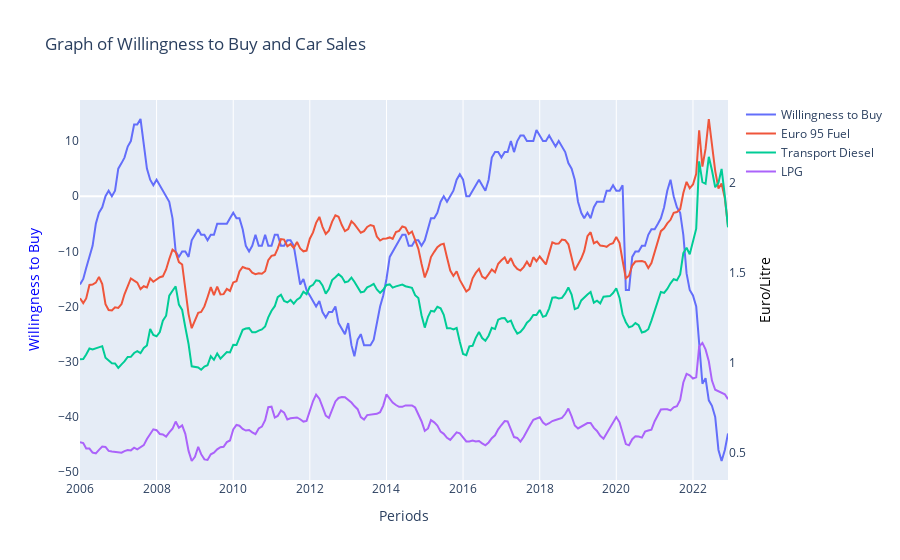

Write notebook code for a chart like this one.
### Code cell
import plotly.graph_objects as go

# Select the columns of interest
selected_columns = ['Periods', 'Willingness to buy', 'Euro 95', 'Transport diesel', 'LPG']
result = result[selected_columns]

# Sort the DataFrame by Periods
result = result.sort_values(by='Periods')

# Create a figure using Plotly
fig = go.Figure()

# Add the first Y-axis for 'Willingness to Buy'
fig.add_trace(go.Scatter(x=result['Periods'], y=result['Willingness to buy'], mode='lines', name='Willingness to Buy', yaxis='y1'))

# Add the second Y-axis for 'Euro 95', 'Transport diesel', and 'LPG'
fig.add_trace(go.Scatter(x=result['Periods'], y=result['Euro 95'], mode='lines', name='Euro 95 Fuel', yaxis='y2'))
fig.add_trace(go.Scatter(x=result['Periods'], y=result['Transport diesel'], mode='lines', name='Transport Diesel', yaxis='y2'))
fig.add_trace(go.Scatter(x=result['Periods'], y=result['LPG'], mode='lines', name='LPG', yaxis='y2'))

# Set the layout with multiple Y-axes
fig.update_layout(
    xaxis=dict(title='Periods'),
    yaxis=dict(title='Willingness to Buy', side='left', showgrid=False, titlefont=dict(color='blue')),
    yaxis2=dict(title='Euro/Litre', overlaying='y', side='right', showgrid=False, titlefont=dict(color='black')),
    title='Graph of Willingness to Buy and Car Sales'
)

# Show the interactive plot
fig.show()

### Figure 1 — Plotly figure (JSON) as saved in the notebook; plotly's stock layout.template omitted (floating-point values rounded to 4 significant figures; data arrays with more than 128 entries replaced by an {"elided": "..."} marker saying what was removed)
{"data": [{"mode": "lines", "name": "Willingness to Buy", "type": "scatter", "x": {"elided": "204 str values"}, "y": {"elided": "204 int values"}, "yaxis": "y"}, {"mode": "lines", "name": "Euro 95 Fuel", "type": "scatter", "x": {"elided": "204 str values"}, "y": {"elided": "204 float values"}, "yaxis": "y2"}, {"mode": "lines", "name": "Transport Diesel", "type": "scatter", "x": {"elided": "204 str values"}, "y": {"elided": "204 float values"}, "yaxis": "y2"}, {"mode": "lines", "name": "LPG", "type": "scatter", "x": {"elided": "204 str values"}, "y": {"elided": "204 float values"}, "yaxis": "y2"}], "layout": {"title": {"text": "Graph of Willingness to Buy and Car Sales"}, "xaxis": {"title": {"text": "Periods"}}, "yaxis": {"showgrid": false, "side": "left", "title": {"font": {"color": "blue"}, "text": "Willingness to Buy"}}, "yaxis2": {"overlaying": "y", "showgrid": false, "side": "right", "title": {"font": {"color": "black"}, "text": "Euro/Litre"}}}}
